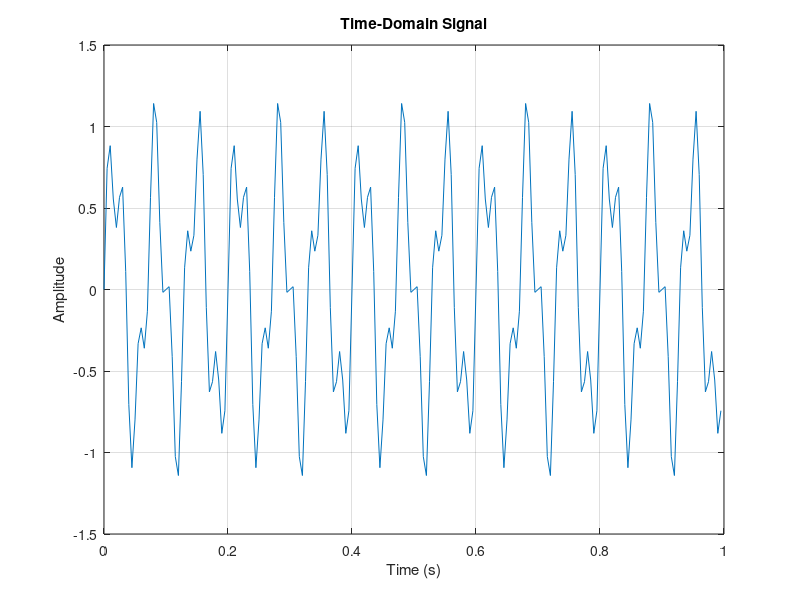
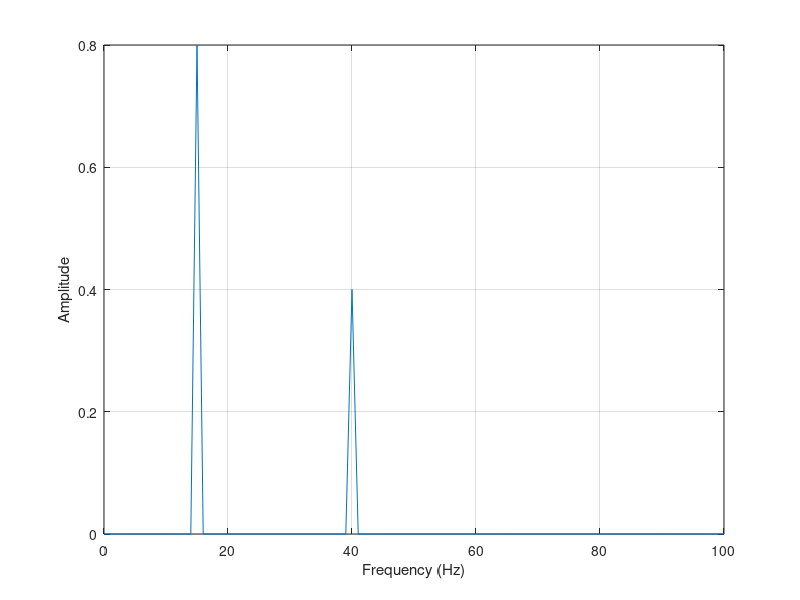

The MATLAB script that drew these images, in order:
fs = 200;
T = 1;
t = 0:1/fs:T-1/fs;

x = 0.8*sin(2*pi*15*t) + 0.4*sin(2*pi*40*t);

figure
plot(t, x)
grid on
xlabel('Time (s)')
ylabel('Amplitude')
title('Time-Domain Signal')

N = length(x);
Y = fft(x);

P2 = abs(Y/N);
P1 = P2(1:N/2+1);
P1(2:end-1) = 2*P1(2:end-1);

f = fs*(0:N/2)/N;

figure
plot(f, P1);
grid on
xlabel('Frequency (Hz)')
ylabel('Amplitude')
